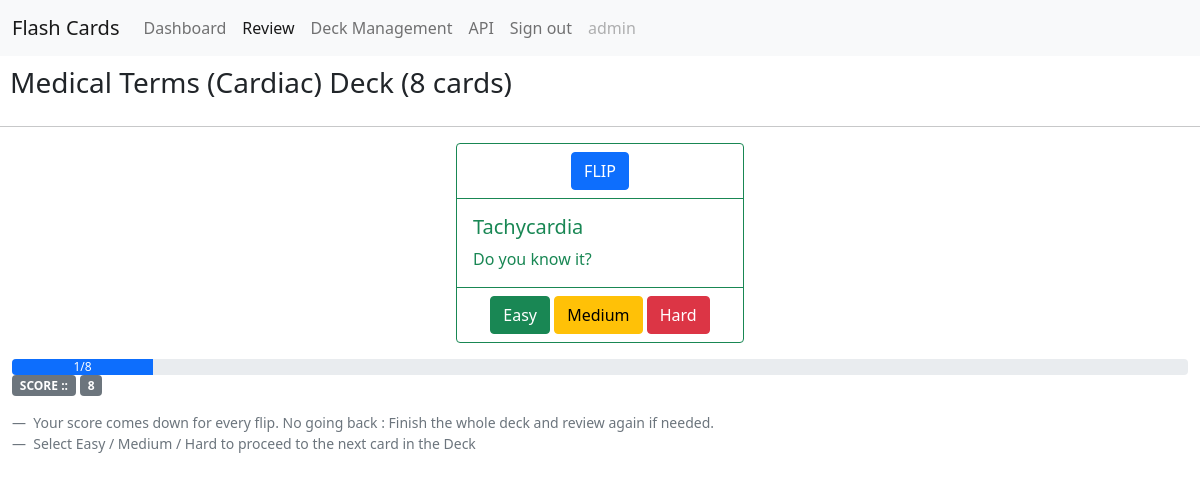
Screenshot of /review (signed in) with the database file from the repository.
### model.py (models this page shows)
class User(UserMixin,db.Model):
  id=db.Column(db.Integer, primary_key=True, autoincrement=True)
  username=db.Column(db.String(30),unique=True,nullable=False)
  password=db.Column(db.String(30),nullable=False)
  decks = db.relationship('User_Deck_Rel',backref='User')
  cards = db.relationship('User_Card_Rel',backref='User')
  user_decks=db.relationship('Deck',backref='User')
  user_cards=db.relationship('Card', backref='User')

class Deck(db.Model):
  id=db.Column(db.Integer, primary_key=True, autoincrement=True)
  deck_name=db.Column(db.String(30),nullable=False)
  subtitle=db.Column(db.String(30),nullable=False)
  summary=db.Column(db.String(30),nullable=False)
  owner = db.Column(db.String(30),db.ForeignKey('user.username'),nullable=False)
  cards = db.relationship('Card_Deck_Rel',backref='Deck')

class Card(db.Model):
  id=db.Column(db.Integer, primary_key=True, autoincrement=True)
  card_name=db.Column(db.String(30),nullable=False)
  front_content=db.Column(db.String(30),nullable=False)
  back_content=db.Column(db.String(30),nullable=False)
  category=db.Column(db.String(30),nullable=False)
  owner = db.Column(db.String(30),db.ForeignKey('user.username'),nullable=False)
  decks = db.relationship('Card_Deck_Rel',backref='Card')

### main.py (the view)
@app.route('/review',methods =['GET','POST'])
@login_required
def review():
  if request.method=="POST":
    from datetime import date
    today = date.today()
    userx=User.query.filter_by(username=current_user.username).first()
    user_id=userx.id
    deck_id=request.form.get('deck_id',None)
    deck_score=request.form.get('deck_score',None)
    difficulty_level=request.form.get('submit',None)
    completed_cards=request.form.getlist('completed_cards',None)
    remaining_cards=request.form.getlist('remaining_cards',None)
    current_card=request.form.get('current_card',None)
    deckx=Deck.query.filter_by(id=deck_id).first()
    deck_info={}
    deck_info['id']=deckx.id
    deck_info['name']=deckx.deck_name
    deck_info['subtitle']=deckx.subtitle
    deck_info['summary']=deckx.summary
    cardslist=deckx.cards
    if len(cardslist)==0:
      return redirect('/review')
    deck_info['no_cards']=len(cardslist)
    deck_info['completed_cards']=completed_cards
    deck_info['remaining_cards']=remaining_cards
    if current_card==None and deck_id:
      cardx=Card.query.filter_by(id=cardslist[0].card_id).first()
      deck_info['current_card']=cardx.id
      deck_info['remaining_cards']=[]
      for i in cardslist[1:]:
        deck_info['remaining_cards'].append(i.card_id)
      deck_info['completed_cards']=[deck_info['current_card']]
      deck_info['deck_score']=deck_info['no_cards']
      return render_template("review.html",username=current_user.username,deck=deck_info,card=cardx)
    elif len(deck_info['remaining_cards'])>0:
      user_card = User_Card_Rel.query.filter_by(card_id=current_card,user_id=user_id).first()
      if user_card:
        user_card.difficulty_level = difficulty_level
        user_card.last_reviewed = today
        db.session.commit()
      else:
        ucr = User_Card_Rel(card_id=current_card,user_id=user_id,difficulty_level= difficulty_level,last_reviewed=today)
        db.session.add(ucr)
        db.session.commit()
      deck_info['deck_score']=deck_score
      deck_info['current_card']=deck_info['remaining_cards'][0]
      deck_info['completed_cards'].append(deck_info['current_card'])
      cardx=Card.query.filter_by(id=deck_info['remaining_cards'][0]).first()
      deck_info['remaining_cards']=deck_info['remaining_cards'][1:]
      return render_template("review.html",username=current_user.username,deck=deck_info,card=cardx)
    elif len(cardslist)==len(completed_cards):
      from datetime import date
      today = date.today()
      user_card = User_Card_Rel.query.filter_by(card_id=current_card,user_id=user_id).first()
      if user_card:
        user_card.difficulty_level = difficulty_level
        user_card.last_reviewed = today
        db.session.commit()
      else:
        ucr = User_Card_Rel(card_id=current_card,user_id=user_id,difficulty_level= difficulty_level,last_reviewed=today)
        db.session.add(ucr)
        db.session.commit()
      udr = User_Deck_Rel.query.filter_by(deck_id=deck_id,user_id=user_id).first()
      if udr:
        udr.score=deck_score
        udr.last_reviewed=today
        db.session.commit()
      else:
        deck_update=User_Deck_Rel(deck_id=deck_id,user_id=user_id,score=deck_score,last_reviewed=today)
        db.session.add(deck_update)
        db.session.commit()
      return redirect('/dashboard')
  elif request.method=="GET":
    import random
    decks=Deck.query.all()
    if not decks:
      return redirect('/dashboard')
    deckx=random.choice(Deck.query.all())
    deck_info={}
    deck_info['id']=deckx.id
    deck_info['name']=deckx.deck_name
    deck_info['subtitle']=deckx.subtitle
    deck_info['summary']=deckx.summary
    cardslist=deckx.cards
    deck_info['no_cards']=len(cardslist)
    deck_info['deck_score']=deck_info['no_cards']
    if len(cardslist)==0:
      return redirect('/dashboard') #Avoiding an empty deck
    cardx=Card.query.filter_by(id=cardslist[0].card_id).first()
    deck_info['completed_cards']=[cardx.id]
    deck_info['current_card']=cardx.id
    deck_info['remaining_cards']=[]
    for i in cardslist[1:]:
      deck_info['remaining_cards'].append(i.card_id)
    return render_template("review.html",username=current_user.username,deck=deck_info,card=cardx)

### main.py (called while the page is built)
@login_manager.user_loader
def user1(user_id):
  return User.query.get(int(user_id))

### templates/review.html (shortened to what this page needs)
{% extends "layout.html" %}
{% block head %}
  {{ super() }}
{% endblock %}
{% block review %}active{%endblock%}
{% block page %}
<h3 style="padding:10px">{{deck['name']}} Deck ({{deck['no_cards']}} cards)</h3>
<hr>
<div class="container-fluid text_center">
  <div class="card border-success mb-3" style="max-width: 18rem;">
    <div class="card-header bg-transparent border-success">
      <div class="container-fluid text-center">
      <button type="button" class="btn btn-primary" onClick="flip()">FLIP</button>
      </div>
    </div>
    <div class="card-body text-success">
      <h5 class="card-title">{{card.front_content}}</h5>
      <p class="card-text" id="back_content">Do you know it?</p>
    </div>
    <div class="card-footer bg-transparent border-success  text-center">
      <form method="POST" action="/review">
      <button type="submit" class="btn btn-success" name="submit" value="1">Easy</button>
      <button type="submit" class="btn btn-warning" name="submit" value="2">Medium</button>
      <button type="submit" class="btn btn-danger" name="submit" value="3">Hard</button>
      </form>
    </div>
  </div>
  <div class="progress">
    <div class="progress-bar" role="progressbar" style="width: {{((deck['completed_cards']|length)*100/(deck['no_cards']))|round|int}}%;" aria-valuenow="25" aria-valuemin="0" aria-valuemax="100">{{(deck['completed_cards']|length)}}/{{(deck['no_cards'])}}</div>
  </div>
  <h6><span class="badge bg-secondary">SCORE ::</span> <span class="badge bg-secondary" id="score_span">{{deck['deck_score']}}</span></h6>
  <br/>
  <footer class="blockquote-footer"> Your score comes down for every flip. No going back : Finish the whole deck and review again if needed.</footer>
   <footer class="blockquote-footer"> Select Easy / Medium / Hard to proceed to the next card in the Deck</footer>
</div>
{% endblock %}

### templates/layout.html (shortened to what this page needs)
<!DOCTYPE html>
<html lang="en">
<head>
  {% block head %}
  <link href="https://cdn.jsdelivr.net/npm/bootstrap@5.1.3/dist/css/bootstrap.min.css" rel="stylesheet">
  {% endblock %}
</head>
<body>
<nav class="navbar navbar-expand-lg navbar-light bg-light">
  <div class="container-fluid">
    <span class="navbar-brand" href="#">Flash Cards</span>
    <div class="collapse navbar-collapse" id="navbarNav">
      <ul class="navbar-nav">
        <li class="nav-item">
          <a class="nav-link {% block dashboard %}{% endblock %}" aria-current="page" href="/dashboard">Dashboard</a>
        </li>
        <li class="nav-item">
          <a class="nav-link {% block review %}{% endblock %}" href="/review">Review</a>
        </li>
        <li class="nav-item">
          <a class="nav-link {% block deckmanagement %}{% endblock %}" href="/deck_management">Deck Management</a>
        </li>
        <li class="nav-item">
          <a class="nav-link {% block restapi %}{% endblock %}" href="/apidoc">API</a>
        </li>
        <li class="nav-item">
          <a class="nav-link" href="/logout">Sign out</a>
        </li>
        <li class="nav-item">
          <a class="nav-link disabled">{{username}}</a>
        </li>
      </ul>
    </div>
  </div>
</nav>
{% block page %}{% endblock %}
<br/>
</body>
</html>

### templates/review.html (style rules this page uses)
.card { margin: 0 auto; float: none; margin-bottom: 10px; }

### rows the page displays
User: username "admin"
Deck: name "Medical Terms (Cardiac)"
Card: front_content "Tachycardia"

### other values shown
{{ deck['no_cards'] }} "8"
{{ (deck['completed_cards']|length) }} "1"
{{ (deck['no_cards']) }} "8"
{{ deck['deck_score'] }} "8"
